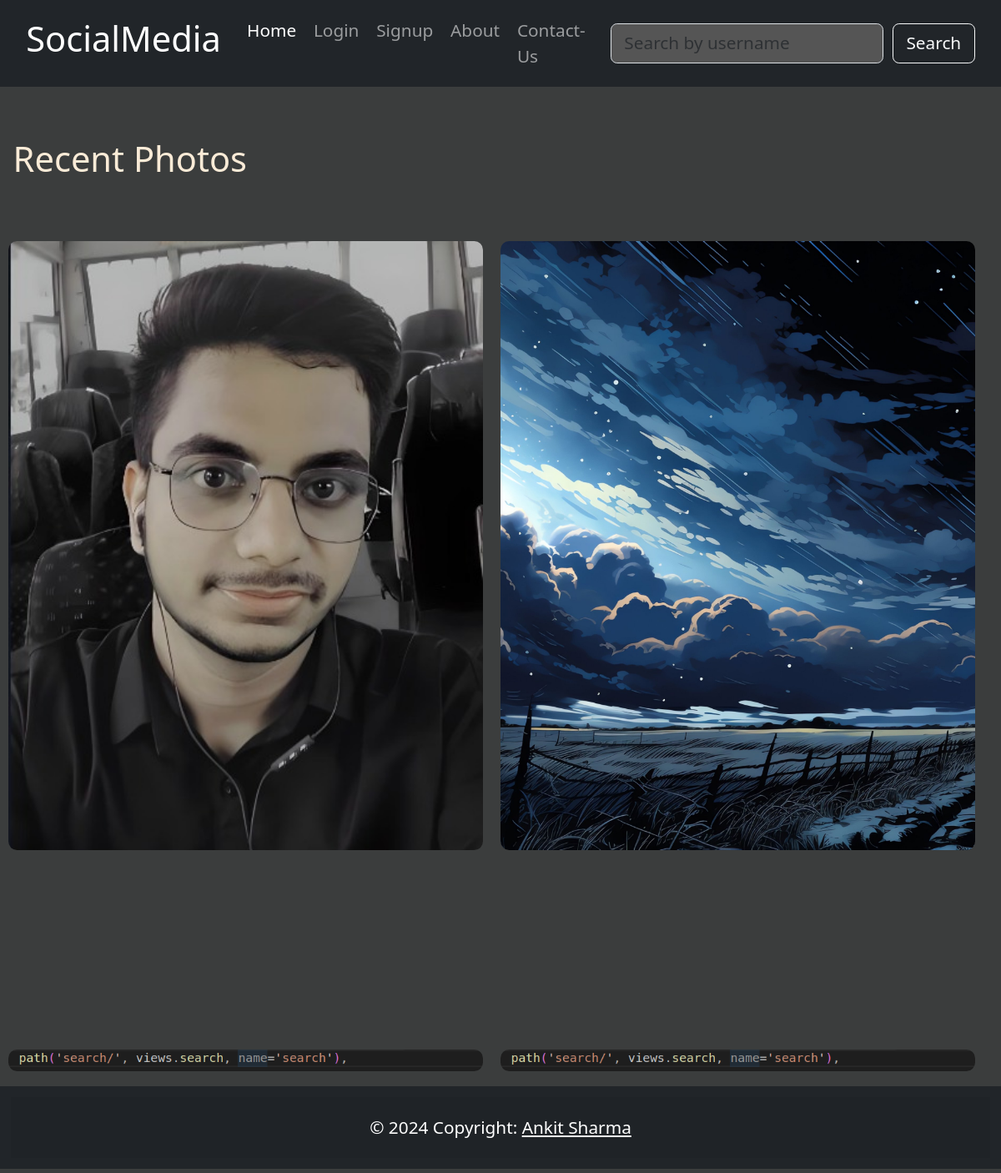
/allpost/1, run on an earlier commit of the app's database.
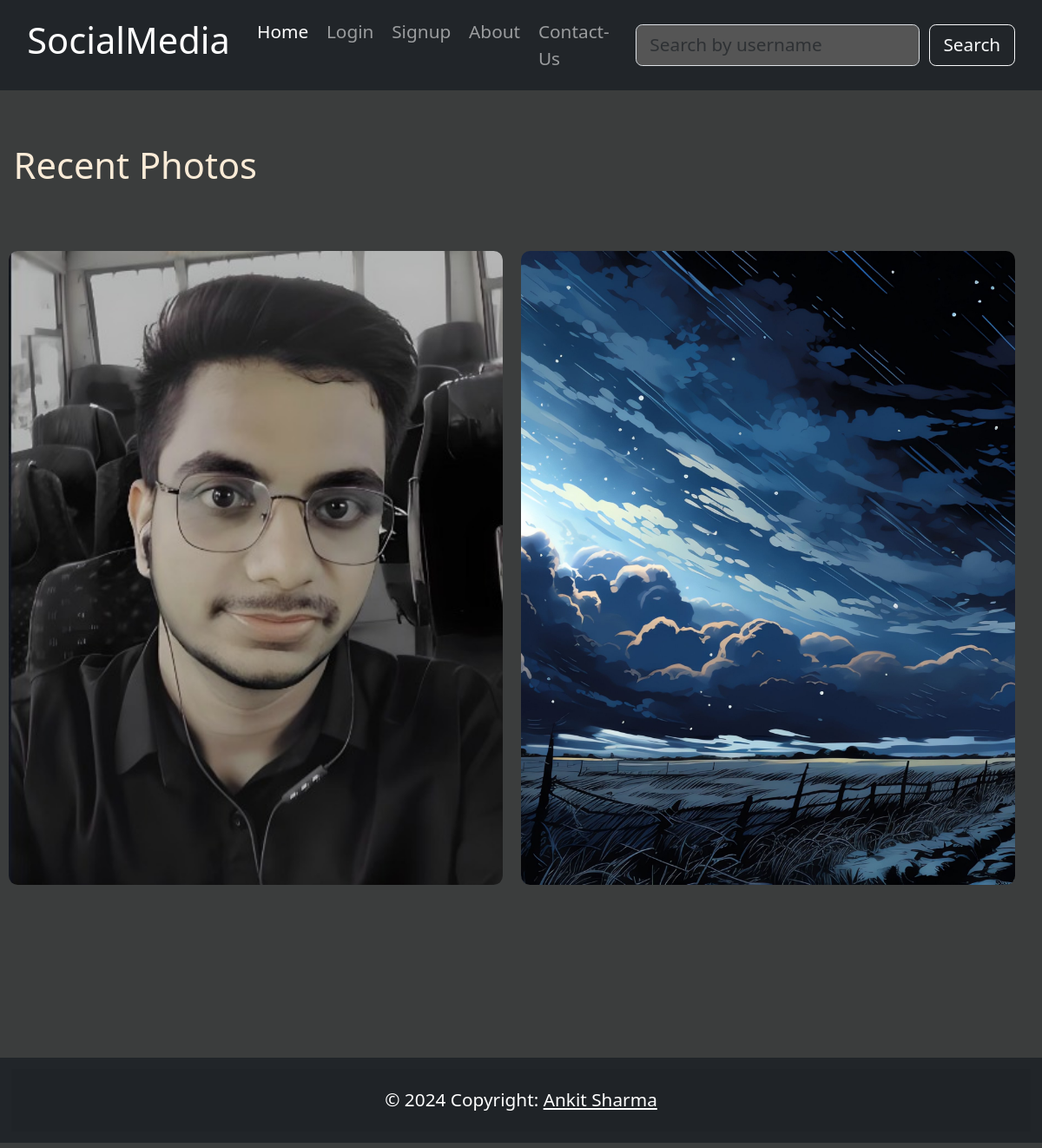
And on a later commit of the database.
### main/models.py (models this page shows, shortened)
class Post(models.Model):
    img = models.ImageField(upload_to='media/posts/img/', null=True, blank=True)
    video = models.FileField(upload_to='media/posts/video/', null=True, validators=[FileExtensionValidator(allowed_extensions=['MOV', 'avi', 'mp4', 'webm', 'mkv'])], blank=True)
    desc = models.TextField()
    date = models.DateTimeField(default=timezone.now)
    username = models.CharField(max_length=50,default ="")
    likes = models.ManyToManyField(User, related_name='liked_posts', blank=True)
    comments = models.TextField()

### main/views.py (the view)
# urls.py: path('allpost/<int:user_id>', AllPostView.as_view(), name='allpost'),
class AllPostView(ListView):
    model = Post
    template_name = 'allpost.html'
    context_object_name = 'posts'
    def get_queryset(self):
        user_id = self.kwargs.get('user_id')
        profile = UserProfile.objects.get(pk=user_id)
        user = User.objects.get(username=profile.username)
        return Post.objects.filter(username=user.username)

### templates/allpost.html
{% extends "base.html" %}{%load static%}
{% block content %}
<div class="container mt-5">
    <h2 class="mb-4">Recent Photos</h2>
    <div class="row">
        {% for post in posts %}
            {% if forloop.counter0|divisibleby:2 %}
            <div class="row g-3">
            {% endif %}
            {% if post.img %}
                <div class="col-md-6 mb-2">
                    <img src="{{ post.img.url }}" alt="Image {{ forloop.counter }}" class="w-100 rounded-3 post-image" style="width: 100%; height: 80%;">
                </div>
            {% endif %}
            {% if forloop.counter|divisibleby:2 or forloop.last %}
            </div>
            {% endif %}
        {% endfor %}
    </div>
</div>
{% endblock %}

What changed in the data, as far as the page shows it:
removed Post: img (picture)
removed Post: img (picture)
